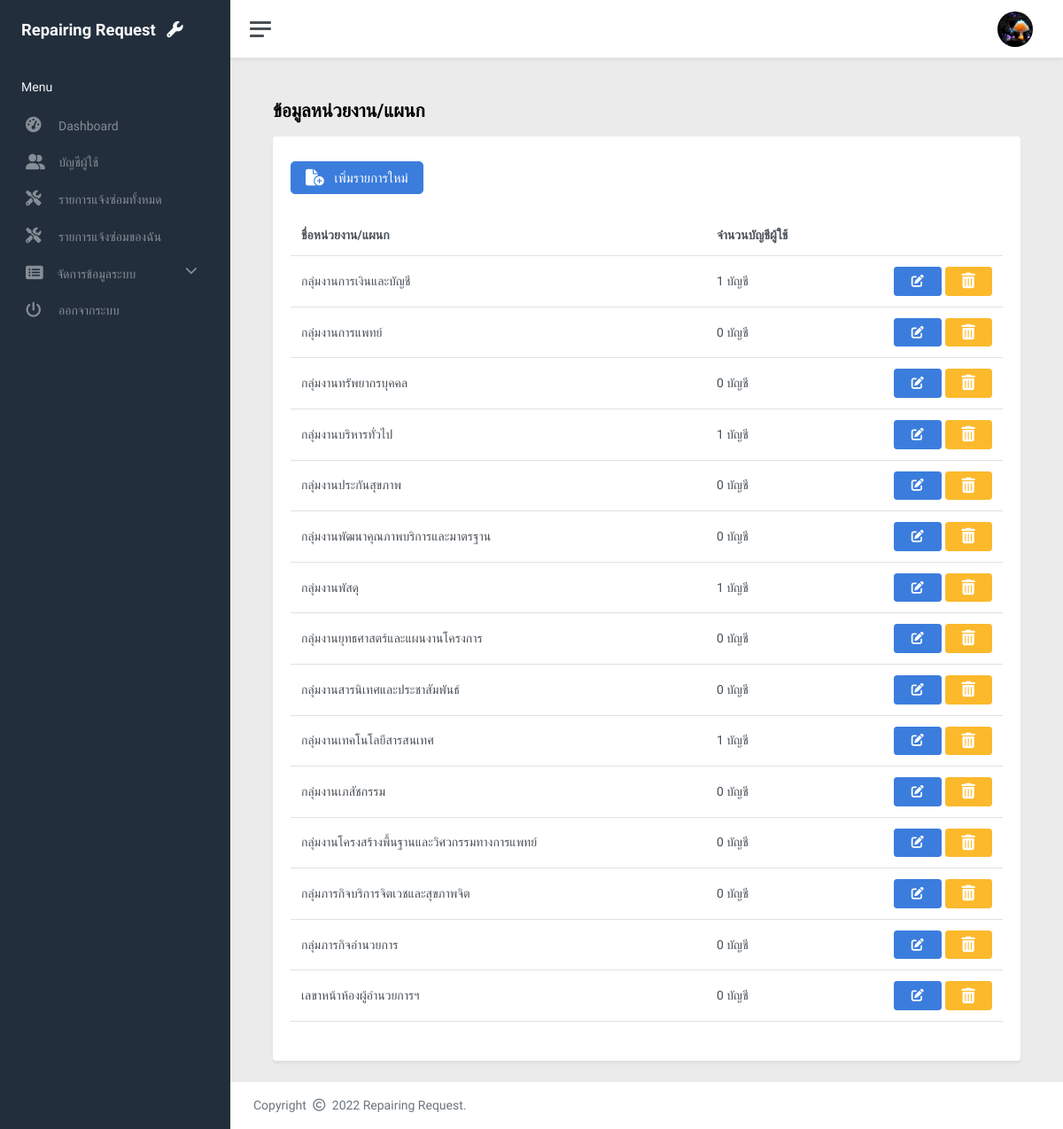
/a-department.php (signed in), run on the app's committed database.
### tables this page shows
CREATE TABLE `user` (
  `user_id` varchar(17) NOT NULL COMMENT 'รหัสผู้ใช้',
  `user_profile` varchar(50) NOT NULL DEFAULT 'default-avatar.png' COMMENT 'รูปโปรไฟล์',
  `user_name` varchar(50) NOT NULL COMMENT 'ชื่อผู้ใช้',
  `user_lastname` varchar(50) NOT NULL COMMENT 'นามสกุลผู้ใช้',
  `user_tel` varchar(15) NOT NULL COMMENT 'โทรศัพท์',
  `dep_id` int(5) DEFAULT NULL COMMENT 'รหัสหน่วยงาน/แผนก',
  `user_username` varchar(50) NOT NULL COMMENT 'Username',
  `user_password` varchar(100) NOT NULL COMMENT 'รหัสผ่าน',
  `user_token` varchar(100) DEFAULT NULL COMMENT 'คีย์จดจำผู้ใช้',
  `user_level` int(2) DEFAULT 3 COMMENT 'สิทธิการใช้งาน'
);

CREATE TABLE `user_dep` (
  `dep_id` int(5) NOT NULL COMMENT 'รหัสหน่วยงาน',
  `dep_name` varchar(100) NOT NULL COMMENT 'ชื่อหน่วยงาน'
);

### app/script/header-a.php (called while the page is built, shortened)
<?php
	require_once("database/connect.php");
	$sql = sprintf("SELECT user_name, user_lastname, user_profile FROM user WHERE user_id = '%s'", $_SESSION['RWeb-userID']);
    $result=$repairDB->query($sql);
	$row=$result->fetch_assoc();
?>

### a-department.php (the view, shortened to what this page needs)
<?php
    require_once("app/script/header-a.php");
?>
<!DOCTYPE html>
<html lang="en">
<head>
	<link href="asset/css/app.css" rel="stylesheet">
	<link href="asset/vendors/fontawesome-6.1.2/css/all.min.css" rel="stylesheet">
</head>
<body>
	<div class="wrapper">
		<?php require_once("app/components/sidebar-admin.php");?>
		<div class="main">
			<?php require_once("app/components/topbar.php");?>
			<main class="content" style="background-color: #EBEBEB;">
				<div class="container-fluid p-0">
					<h3 id="pageName" class="fw-bold mb-3">ข้อมูลหน่วยงาน/แผนก</h3>
					<div class="row row-cols-1 g-4">
						<div class="col">
							<div class="card h-100 shadow-lg">
							<div class="card-body">
								<a class="btn btn-lg btn-primary mt-2" onclick="add()">
									เพิ่มรายการใหม่
								</a>
								<table class="table table-hover mt-4 mb-0">
									<thead>
										<tr>
											<th>ชื่อหน่วยงาน/แผนก</th>
											<th class="d-none d-md-table-cell" width="200">จำนวนบัญชีผู้ใช้</th>
											<th width="135"></th>
										</tr>
									</thead>
									<tbody>
										<?php
										$sql = "SELECT *, (select count(*) from user WHERE dep_id = user_dep.dep_id) as user_count
												FROM user_dep
												ORDER BY dep_name;";
										$result=$repairDB->query($sql);
										if ($result->num_rows == 0){
											echo('<tr height=60px><td colspan="3" class="text-center">--- No record found ---</td></tr>');
										}else{
											while($row = $result->fetch_assoc()){
										?>
										<tr>
											<td>
												<?php echo $row['dep_name'];?>
											</td>
											<td class="d-none d-md-table-cell">
												<?php echo $row['user_count'];?> บัญชี
											</td>
											<td class="text-end">
												<div class="row g-1 p-0">
													<div class="col">
														<button type="button" class="btn btn-primary w-100"
															onclick="edit(<?php printf('%d, \'%s\'', $row['dep_id'], $row['dep_name']);?>)">
															<i class="fa-solid fa-pen-to-square"></i>
														</button>
													</div>
													<div class="col">
														<button type="button" class="btn btn-warning w-100"
															onclick="del(<?php echo $row['dep_id'];?>)">
														</button>
													</div>
												</div>
											</td>
										</tr>
										<?php
											}
										}
										?>
									</tbody>
								</table>
							</div>
							</div>
						</div>
					</div>
				</div>
			</main>
			<?php require_once("app/components/footer.php");?>
		</div>
	</div>
</body>
</html>

### app/components/topbar.php (shortened to what this page needs)
<nav class="navbar navbar-expand navbar-light navbar-bg shadow-lg">
	<a class="sidebar-toggle js-sidebar-toggle">
       			<i class="hamburger align-self-center"></i>
     		</a>
	<div class="navbar-collapse collapse">
		<ul class="navbar-nav navbar-align">
			<li class="nav-item dropdown">
				<a class="nav-link" href="#" data-bs-toggle="dropdown">
             				<img src="<?php echo("img/avatars/".$row["user_profile"]).'?uniq='.uniqid();?>" class="avatar img-fluid rounded-circle me-1"/>
           				</a>
			</li>
		</ul>
	</div>
</nav>

### a-department.php (style rules this page uses)
body { font-family: "Kanit"; }

### data on the page
user: user_profile (picture)
user_dep: dep_name "กลุ่มงานการเงินและบัญชี", user_count "1"
user_dep: dep_name "กลุ่มงานการแพทย์", user_count "0"
user_dep: dep_name "กลุ่มงานทรัพยากรบุคคล", user_count "0"
user_dep: dep_name "กลุ่มงานบริหารทั่วไป", user_count "1"
user_dep: dep_name "กลุ่มงานประกันสุขภาพ", user_count "0"
user_dep: dep_name "กลุ่มงานพัฒนาคุณภาพบริการและมาตรฐาน", user_count "0"
user_dep: dep_name "กลุ่มงานพัสดุ", user_count "1"
user_dep: dep_name "กลุ่มงานยุทธศาสตร์และแผนงานโครงการ", user_count "0"
user_dep: dep_name "กลุ่มงานสารนิเทศและประชาสัมพันธ์", user_count "0"
user_dep: dep_name "กลุ่มงานเทคโนโลยีสารสนเทศ", user_count "1"
user_dep: dep_name "กลุ่มงานเภสัชกรรม", user_count "0"
user_dep: dep_name "กลุ่มงานโครงสร้างพื้นฐานและวิศวกรรมทางการแพทย์", user_count "0"
user_dep: dep_name "กลุ่มภารกิจบริการจิตเวชและสุขภาพจิต", user_count "0"
user_dep: dep_name "กลุ่มภารกิจอำนวยการ", user_count "0"
user_dep: dep_name "เลขาหน้าห้องผู้อำนวยการฯ", user_count "0"
